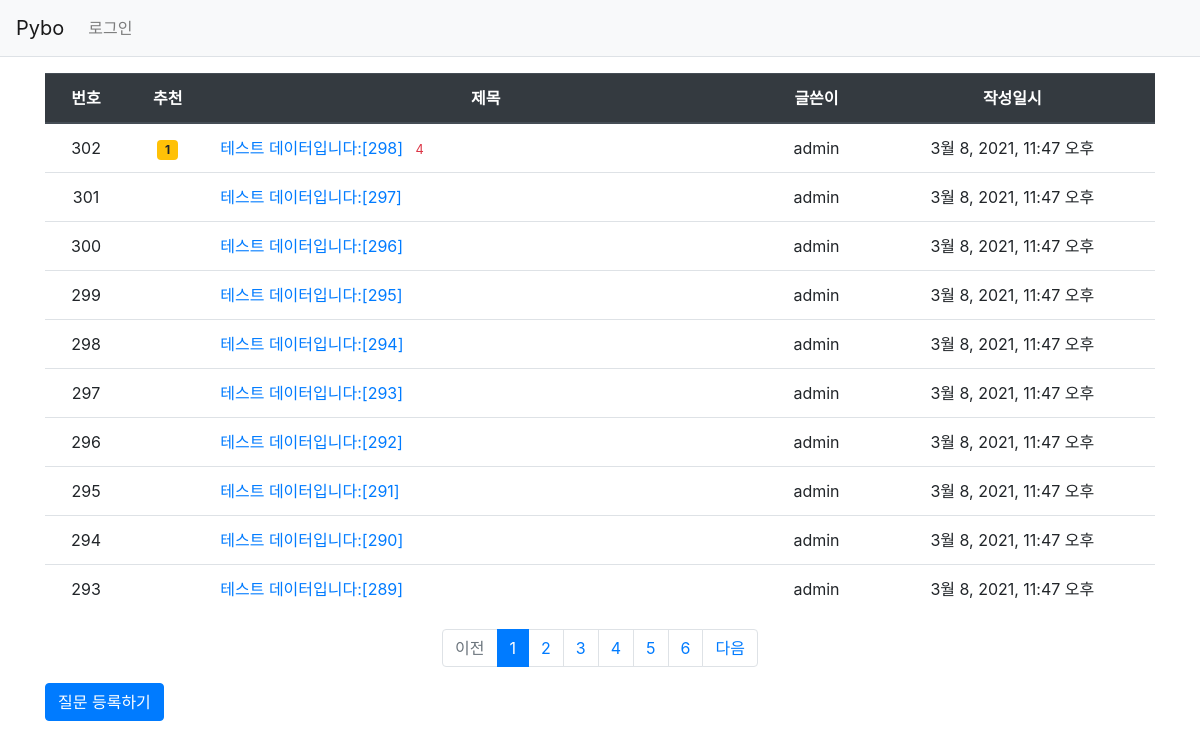
Page /pybo/ on the earlier database version.
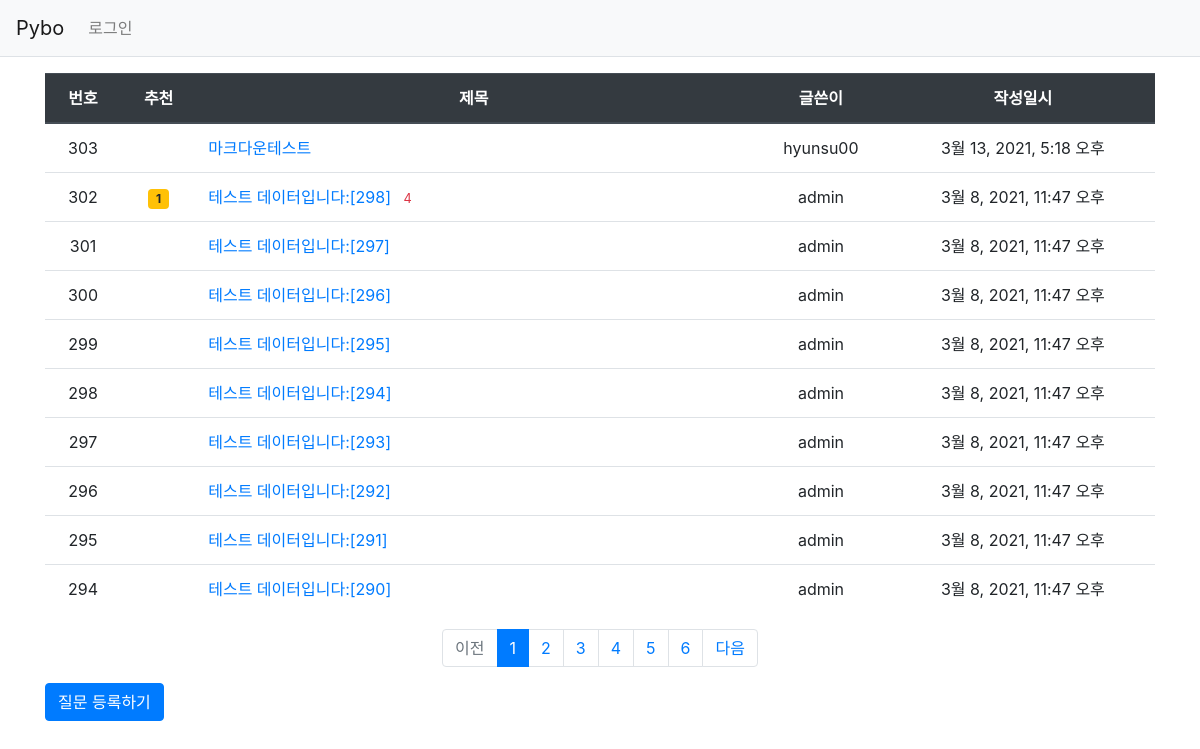
Same page on the later database version.
### pybo/models.py (models this page shows, shortened)
class Question(models.Model):
    author = models.ForeignKey(User, on_delete=models.CASCADE, related_name="author_question")
    subject = models.CharField(max_length=200)
    content = models.TextField()
    create_date = models.DateTimeField()
    modify_date = models.DateTimeField(null=True, blank=True)
    voter = models.ManyToManyField(User, related_name="voter_question")

### pybo/views/base_views.py (the view)
# urls.py: path("", base_views.index, name="index"),  # '/' 에 해당되는 path
def index(request):
    page = request.GET.get("page", "1")  # 페이지
    question_list = Question.objects.order_by("-create_date")
    paginator = Paginator(question_list, 10)  # 페이지당 10개씩 보여주기
    page_obj = paginator.get_page(page)
    context = {"question_list": page_obj}
    return render(request, "pybo/question_list.html", context)

### pybo/templatetags/pybo_filter.py (called while the page is built)
@register.filter
def sub(value, arg):
    return value - arg

### templates/pybo/question_list.html
{% extends 'base.html' %}
{% load pybo_filter %}
{% block content %}
<div class="container my-3">
  <table class="table">
    <thead>
      <tr class="text-center thead-dark">
        <th>번호</th>
        <th>추천</th>
        <th style="width:50%">제목</th>
        <th>글쓴이</th>
        <th>작성일시</th>
      </tr>
    </thead>
    <tbody>
    {% if question_list %}
      {% for question in question_list %}
        <tr class="text-center">
          <td>
            {{ question_list.paginator.count|sub:question_list.start_index|sub:forloop.counter0|add:1 }}
          </td>
          <td>
            {% if question.voter.all.count > 0 %}
              <span class="badge badge-warning px-2 py-1">{{ question.voter.all.count }}</span>
            {% endif %}
          </td>
          <td class="text-left">
            <a href="{% url 'pybo:detail' question.id %}">{{ question.subject }}</a>
            {% if question.answer_set.count > 0 %}
              <span class="text-danger small ml-2">{{ question.answer_set.count }}</span>
            {% endif %}
          </td>
          <td>{{ question.author.username }}</td>
          <td>{{ question.create_date }}</td>
        </tr>
      {% endfor %}
    {% else %}
      <tr>
        <td colspan="3">질문이 없습니다.</td>
      </tr>
    {% endif %}
    </tbody>
  </table>
  <ul class="pagination justify-content-center">
    {% if question_list.has_previous %}
      <li class="page-item">
        <a class="page-link" href="?page={{ question_list.previous_page_number }}">이전</a>
      </li>
    {% else %}
      <li class="page-item disabled">
        <a class="page-link" tabindex="-1" aria-disabled="true" href="#">이전</a>
      </li>
    {% endif %}
    {% for page_number in question_list.paginator.page_range %}
      {% if page_number >= question_list.number|add:-5 and page_number <= question_list.number|add:5 %}
        {% if page_number == question_list.number %}
          <li class="page-item active" aria-current="page">
            <a class="page-link" href="?page={{ page_number }}">{{ page_number }}</a>
          </li>
        {% else %}
          <li class="page-item">
            <a class="page-link" href="?page={{ page_number }}">{{ page_number }}</a>
          </li>
        {% endif %}
      {% endif %}
    {% endfor %}
    {% if question_list.has_next %}
      <li class="page-item">
        <a class="page-link" href="?page={{ question_list.next_page_number }}">다음</a>
      </li>
    {% else %}
      <li class="page-item disabled">
        <a class="page-link" tabindex="-1" aria-disabled="true" href="#">다음</a>
      </li>
    {% endif %}
  </ul>
  <a href="{% url 'pybo:question_create' %}" class="btn btn-primary">질문 등록하기</a>
</div>
{% endblock %}

Differences in the rows shown:
no longer on this page (row unchanged): Question: paginator.count|sub "293", subject "테스트 데이터입니다:[289]", author.username "admin", create_date "3월 8, 2021, 11:47 오후"
added Question: paginator.count|sub "303", subject "마크다운테스트", author.username "hyunsu00", create_date "3월 13, 2021, 5:18 오후"
